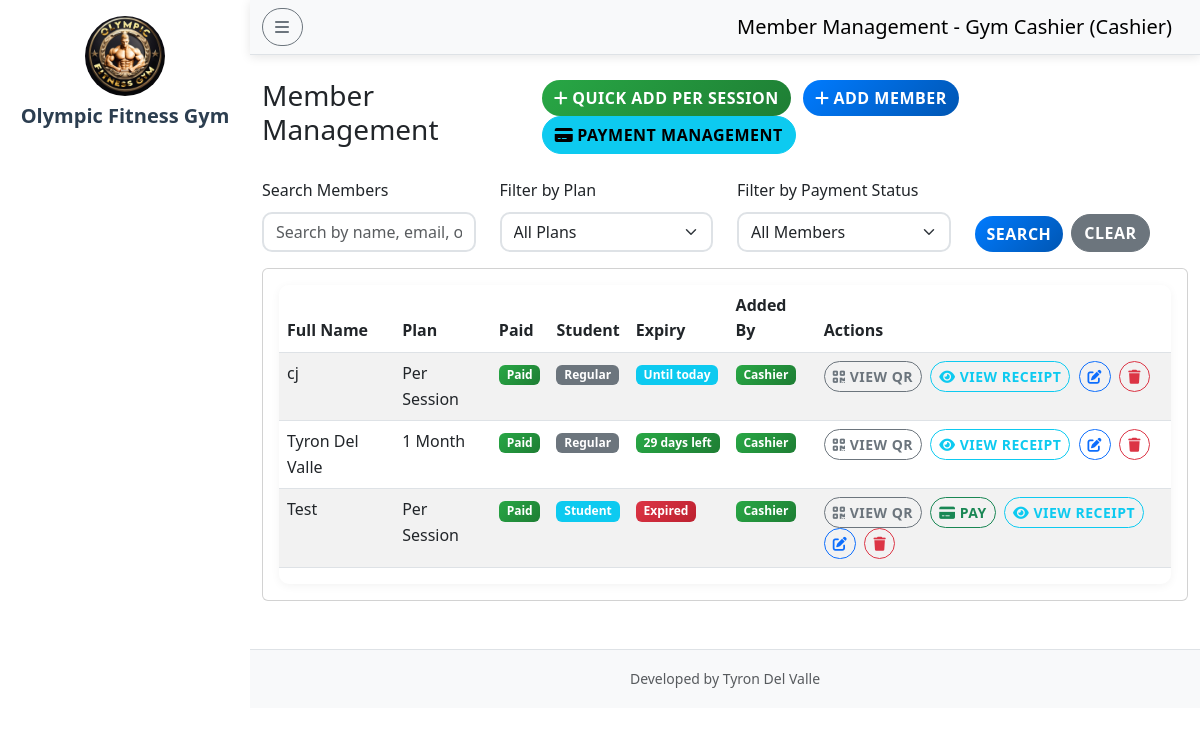
The app's page /cashier/members.php (signed in) with its own data.
### tables this page shows
CREATE TABLE `gym_settings` (
  `id` int(11) NOT NULL,
  `gym_name` varchar(255) NOT NULL DEFAULT 'Gym Management System',
  `logo_path` varchar(255) NOT NULL DEFAULT 'gym logo.jpg',
  `background_path` varchar(255) NOT NULL DEFAULT 'gym background.jpg',
  `updated_at` timestamp NOT NULL DEFAULT current_timestamp() ON UPDATE current_timestamp()
);

CREATE TABLE `members` (
  `id` int(11) NOT NULL,
  `member_code` varchar(50) DEFAULT NULL,
  `fullname` varchar(100) NOT NULL,
  `email` varchar(100) DEFAULT NULL,
  `phone` varchar(20) DEFAULT NULL,
  `address` text DEFAULT NULL,
  `plan` varchar(50) DEFAULT NULL,
  `start_date` date DEFAULT NULL,
  `end_date` date DEFAULT NULL,
  `status` enum('ACTIVE','EXPIRED','SUSPENDED') DEFAULT 'ACTIVE',
  `is_student` tinyint(1) DEFAULT 0,
  `student_id` varchar(50) DEFAULT NULL,
  `created_at` timestamp NOT NULL DEFAULT current_timestamp(),
  `created_by` int(11) DEFAULT NULL,
  `qr_code` varchar(255) DEFAULT NULL,
  `qr_token` varchar(64) DEFAULT NULL
);

### cashier/members.php (the view, shortened to what this page needs)
<?php
include "../config/db.php";
$user = $_SESSION['user'];
$settings = $conn->query("SELECT * FROM gym_settings WHERE id = 1")->fetch_assoc();
$plan_filter = isset($_GET['plan_filter']) ? $_GET['plan_filter'] : 'all';
$payment_filter = isset($_GET['payment_filter']) ? $_GET['payment_filter'] : 'all';
$search_term = isset($_GET['search']) ? $_GET['search'] : '';
$query = "SELECT m.*,
          CASE WHEN EXISTS (SELECT 1 FROM payments p WHERE p.member_id = m.id) THEN 1 ELSE 0 END as has_payment,
          (SELECT id FROM payments p WHERE p.member_id = m.id ORDER BY p.payment_date DESC LIMIT 1) as latest_payment_id,
          u.role as created_by_role
          FROM members m
          LEFT JOIN users u ON m.created_by = u.id";
$query .= " ORDER BY m.created_at DESC";
$members = $conn->query($query);
?>
<!DOCTYPE html>
<html lang="en">
<head>
    <link href="https://cdn.jsdelivr.net/npm/bootstrap@5.3.0/dist/css/bootstrap.min.css" rel="stylesheet">
    <link href="https://cdnjs.cloudflare.com/ajax/libs/font-awesome/6.0.0/css/all.min.css" rel="stylesheet">
    <link href="../assets/style.css" rel="stylesheet">
</head>
<body>
    <div class="d-flex">
        <nav id="sidebar" class="bg-<?php echo htmlspecialchars($settings['sidebar_theme']); ?> <?php echo ($settings['sidebar_theme'] == 'light') ? 'text-dark' : 'text-white'; ?> vh-100" style="width: 250px;">
            <div class="p-3">
                <div class="text-center mb-4">
                    <img src="../<?php echo htmlspecialchars($settings['logo_path']); ?>" alt="Gym Logo" class="rounded-circle mb-2" style="width: 80px; height: 80px;">
                    <h5 class="fw-bold"><?php echo htmlspecialchars($settings['gym_name']); ?></h5>
                </div>
                <ul class="nav flex-column">
                    <li class="nav-item mb-2">
                        <a class="nav-link text-white" href="dashboard.php">
                            <i class="fas fa-tachometer-alt me-2"></i>Dashboard
                        </a>
                    </li>
                    <li class="nav-item mb-2">
                        <a class="nav-link text-white active" href="members.php">
                            <i class="fas fa-users me-2"></i>Members
                        </a>
                    </li>
                    <li class="nav-item mb-2">
                        <a class="nav-link text-white" href="attendance.php">
                            <i class="fas fa-calendar-check me-2"></i>Attendance
                        </a>
                    </li>
                    <li class="nav-item mt-4">
                        <a class="nav-link text-white" href="../logout.php">
                            <i class="fas fa-sign-out-alt me-2"></i>Logout
                        </a>
                    </li>
                </ul>
            </div>
        </nav>
        <div class="flex-grow-1">
            <nav class="navbar navbar-light bg-light border-bottom">
                <div class="container-fluid">
                    <button class="btn btn-outline-secondary me-3" id="sidebarToggle">
                        <i class="fas fa-bars"></i>
                    </button>
                    <span class="navbar-brand mb-0 h1">Member Management - <?php echo htmlspecialchars($user['fullname']); ?> (Cashier)</span>
                </div>
            </nav>
            <div class="container-fluid mt-4">
        <div class="row">
            <div class="col-12">
                <div class="d-flex justify-content-between align-items-center mb-4">
                    <h1 class="h3">Member Management</h1>
                    <div>
                        <button class="btn btn-success me-2" data-bs-toggle="modal" data-bs-target="#quickAddModal">
                            <i class="fas fa-plus me-1"></i>Quick Add Per Session
                        </button>
                        <button class="btn btn-primary me-2" data-bs-toggle="modal" data-bs-target="#addMemberModal">
                            <i class="fas fa-plus me-1"></i>Add Member
                        </button>
                        <a href="payments.php" class="btn btn-info">
                            <i class="fas fa-credit-card me-1"></i>Payment Management
                        </a>
                    </div>
                </div>
                <div class="row mb-3">
                    <div class="col-md-3">
                        <label for="searchInput" class="form-label">Search Members</label>
                        <input type="text" class="form-control" id="searchInput" placeholder="Search by name, email, or phone..." value="<?php echo htmlspecialchars($search_term); ?>">
                    </div>
                    <div class="col-md-3">
                        <label for="planFilterSelect" class="form-label">Filter by Plan</label>
                        <select class="form-select" id="planFilterSelect" onchange="applyFilters()">
                            <option value="all" <?php echo $plan_filter == 'all' ? 'selected' : ''; ?>>All Plans</option>
                        </select>
                    </div>
                    <div class="col-md-3">
                        <label for="paymentFilterSelect" class="form-label">Filter by Payment Status</label>
                        <select class="form-select" id="paymentFilterSelect" onchange="applyFilters()">
                            <option value="all" <?php echo $payment_filter == 'all' ? 'selected' : ''; ?>>All Members</option>
                        </select>
                    </div>
                    <div class="col-md-3 d-flex align-items-end">
                        <button class="btn btn-primary me-2" onclick="applyFilters()">Search</button>
                        <button class="btn btn-secondary" onclick="clearFilters()">Clear</button>
                    </div>
                </div>
                <div class="card">
                    <div class="card-body">
                        <div class="table-responsive">
                            <table class="table table-striped">
                                <thead>
                                    <tr>
                                        <th>Full Name</th>
                                        <th>Plan</th>
                                        <th>Paid</th>
                                        <th>Student</th>
                                        <th>Expiry</th>
                                        <th>Added By</th>
                                        <th>Actions</th>
                                    </tr>
                                </thead>
                                <tbody>
                                    <?php while ($member = $members->fetch_assoc()): ?>
                                    <tr>
                                        <td><?php echo htmlspecialchars($member['fullname']); ?></td>
                                        <td><?php echo htmlspecialchars($member['plan']); ?></td>
                                        <td><?php echo $member['has_payment'] ? '<span class="badge bg-success">Paid</span>' : '<span class="badge bg-warning">Not Paid</span>'; ?></td>
                                        <td><?php echo $member['is_student'] ? '<span class="badge bg-info">Student</span>' : '<span class="badge bg-secondary">Regular</span>'; ?></td>
                                                <td>
                                                    <?php
                                                    $start_date = strtotime($member['start_date']);
                                                    $end_date = strtotime($member['end_date']);
                                                    $today = strtotime(date('Y-m-d'));
                                                    $current_hour = (int)date('H');
                                                    $closing_hour = 21;
                                                    $is_expired = ($today > $end_date) || ($member['plan'] != 'Per Session' && $today == $end_date && $current_hour >= $closing_hour);
                                                    $start_str = date('Y-m-d', $start_date);
                                                    $end_str = date('Y-m-d', $end_date);
                                                    $today_str = date('Y-m-d', $today);
                                                    if (strtolower($member['plan']) == 'per session') {
                                                        if ($today_str < $start_str) {
                                                            $days_to_start = ceil(($start_date - $today) / (60 * 60 * 24));
                                                            echo '<span class="badge bg-info">Starts in ' . $days_to_start . ' days</span>';
                                                        } elseif ($today_str > $end_str) {
                                                            echo '<span class="badge bg-danger">Expired</span>';
                                                        } else {
                                                            echo '<span class="badge bg-info">Until today</span>';
                                                        }
                                                    } else {
                                                        if ($today < $start_date) {
                                                            $days_to_start = ceil(($start_date - $today) / (60 * 60 * 24));
                                                            echo '<span class="badge bg-info">Starts in ' . $days_to_start . ' days</span>';
                                                        } elseif ($is_expired) {
                                                            echo '<span class="badge bg-danger">Expired</span>';
                                                        } elseif ($end_date == $today) {
                                                            echo 'Until today';
                                                        } else {
                                                            $days_diff = ($end_date - $today) / (60 * 60 * 24);
                                                            if ($days_diff <= 7) {
                                                                echo '<span class="badge bg-warning">' . ceil($days_diff) . ' days left</span>';
                                                            } else {
                                                                echo '<span class="badge bg-success">' . ceil($days_diff) . ' days left</span>';
                                                            }
                                                        }
                                                    }
                                                    ?>
                                                </td>
                                                <td>
                                                    <?php
                                                    $role = $member['created_by_role'] ?? 'Unknown';
                                                    if ($role == 'admin') {
                                                        echo '<span class="badge bg-danger">Admin</span>';
                                                    } elseif ($role == 'cashier') {
                                                        echo '<span class="badge bg-success">Cashier</span>';
                                                    } else {
                                                        echo '<span class="badge bg-secondary">Unknown</span>';
                                                    }
                                                    ?>
                                                </td>
                                                <td>
                                                    <button type="button" class="btn btn-sm btn-outline-secondary me-1" onclick="viewQR('<?php echo htmlspecialchars($member['fullname']); ?>', '<?php echo htmlspecialchars($member['qr_code']); ?>')">
                                                        <i class="fas fa-qrcode"></i> View QR
                                                    </button>
                                                    <?php if (!$member['has_payment'] || $is_expired): ?>
                                                    <a href="payments.php?member_id=<?php echo $member['id']; ?>" class="btn btn-sm btn-outline-success me-1">
                                                        <i class="fas fa-credit-card"></i> Pay
                                                    </a>
                                                    <?php endif; ?>
                                            <?php if ($member['has_payment']): ?>
                                            <a href="print_receipt.php?id=<?php echo $member['latest_payment_id']; ?>&from=members" class="btn btn-sm btn-outline-info me-1" target="_blank">
                                                <i class="fas fa-eye"></i> View Receipt
                                            </a>
                                            <?php endif; ?>
                                            <a href="?edit=<?php echo $member['id']; ?>" class="btn btn-sm btn-outline-primary me-1">
                                                <i class="fas fa-edit"></i>
                                            </a>
                                            <a href="?delete=<?php echo $member['id']; ?>" class="btn btn-sm btn-outline-danger" onclick="return confirm('Are you sure?')">
                                                <i class="fas fa-trash"></i>
                                            </a>
                                        </td>
                                    </tr>
                                    <?php endwhile; ?>
                                </tbody>
                            </table>
                        </div>
                    </div>
                </div>
            </div>
        </div>
    </div>
    <footer class="bg-light text-center text-muted py-3 mt-5 border-top">
        <div class="container">
            <small>Developed by Tyron Del Valle</small>
        </div>
    </footer>
</body>
</html>

### records on screen
gym_settings: logo_path (picture), gym_name "Olympic Fitness Gym"
members: fullname "cj", plan "Per Session", is_student "Regular", start_date "Until today"
members: fullname "Tyron Del Valle", plan "1 Month", is_student "Regular"
members: fullname "Test", plan "Per Session", is_student "Student", start_date "Expired"

### other values on screen
$user['fullname'] "Gym Cashier"
